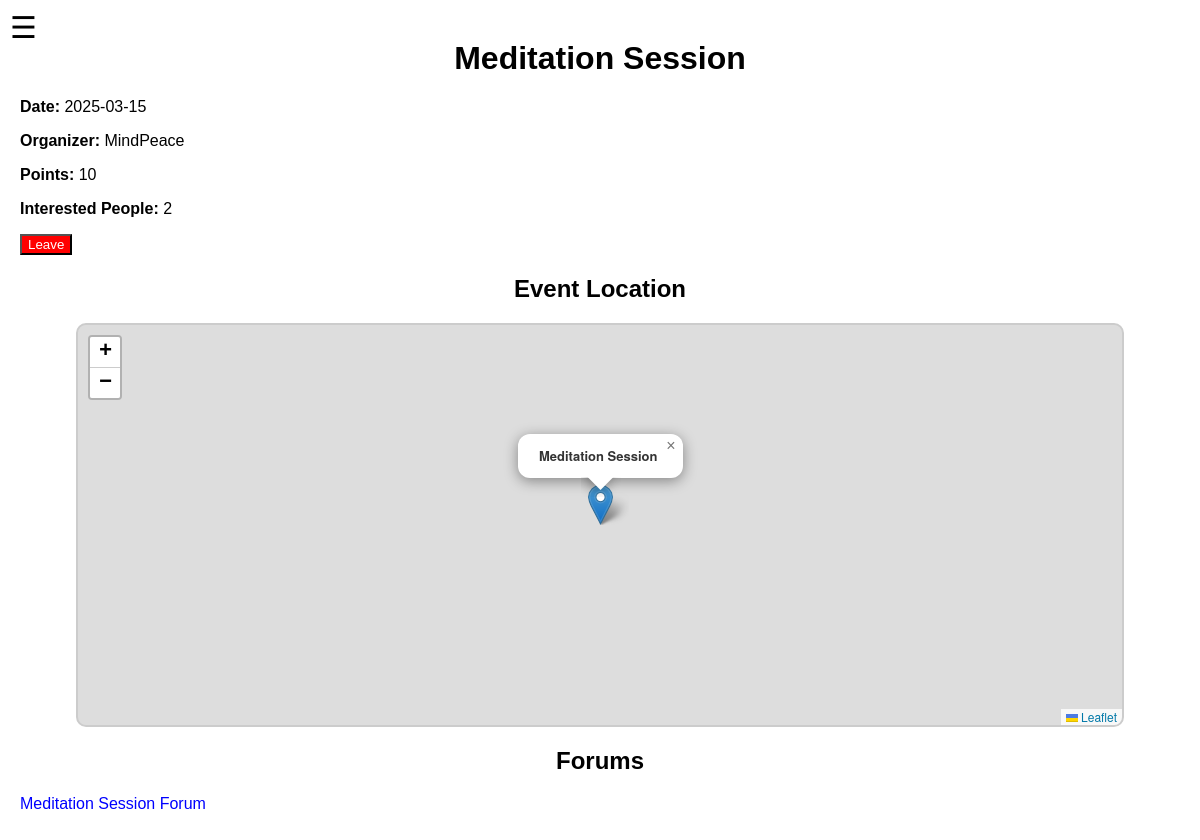
The app's page /home/event/21 (signed in) with its own data.
### tables this page shows
CREATE TABLE Event (
    id_event INTEGER PRIMARY KEY,
    name TEXT NOT NULL CHECK(length(name) > 0),
    description TEXT,
    event_date TEXT, -- 'YYYY-MM-DD'
    location TEXT NOT NULL UNIQUE, -- "latitude, longitude"
    hours_of_work INTEGER DEFAULT 0 CHECK(hours_of_work >= 0),
    status TEXT CHECK(status IN ('active','inactive')),
    openslots INTEGER DEFAULT 0 CHECK(openslots >= 0),
    organizer TEXT,
    points_to_earn INTEGER DEFAULT 0 CHECK(points_to_earn >= 0)
);

CREATE TABLE Forum (
    id_forum INTEGER PRIMARY KEY,
    id_event INTEGER NOT NULL,
    name TEXT NOT NULL CHECK(length(name) > 0),
    FOREIGN KEY (id_event) REFERENCES Event(id_event) ON DELETE CASCADE
);

### routes/home.py (the view, shortened to what this page needs)
@home_bp.route('/event/<int:event_id>', methods=['GET', 'POST'])
def event_page(event_id):
    user_id = session.get('user_id')
    if not user_id:
        flash('Please log in to view event details.', 'error')
        return redirect(url_for('login.login'))
    event = get_event_details(event_id)
    if not event:
        return "Event not found", 404
    enrolled = is_user_enrolled(user_id, event_id)
    forums = get_event_forums(event_id)
    location = get_event_location(event_id)
    return render_template(
        'event.html',
        event=event,
        enrolled=enrolled,
        forums=forums,
        location=location
    )

### models.py (called while the page is built)
def get_event_details(event_id):
    conn = sqlite3.connect(DB_NAME)
    cursor = conn.cursor()
    query = """
        SELECT e.name, e.event_date, e.organizer, e.hours_of_work, COUNT(ue.id_user)
        FROM Event e
        LEFT JOIN User_Events ue ON e.id_event = ue.id_event
        WHERE e.id_event = ?
        GROUP BY e.id_event
    """
    cursor.execute(query, (event_id,))
    row = cursor.fetchone()
    conn.close()
    if not row:
        return None
    return {
        'name': row[0],
        'date': row[1],
        'organizer': row[2],
        'points': row[3] * 10,
        'interested': row[4]
    }

def get_event_location(event_id):
    conn = sqlite3.connect(DB_NAME)
    cursor = conn.cursor()
    query = "SELECT location FROM Event WHERE id_event = ?"
    cursor.execute(query, (event_id,))
    row = cursor.fetchone()
    conn.close()
    if not row:
        return None
    return row[0]

def is_user_enrolled(user_id, event_id):
    conn = sqlite3.connect(DB_NAME)
    cursor = conn.cursor()
    query = """
        SELECT 1 FROM User_Events
        WHERE id_user = ? AND id_event = ?
    """
    cursor.execute(query, (user_id, event_id))
    result = cursor.fetchone()
    conn.close()
    return bool(result)

def get_event_forums(event_id):
    conn = sqlite3.connect(DB_NAME)
    cursor = conn.cursor()
    query = """
        SELECT id_forum, name
        FROM Forum
        WHERE id_event = ?
    """
    cursor.execute(query, (event_id,))
    forums = cursor.fetchall()
    conn.close()
    return [{'id': row[0], 'name': row[1]} for row in forums]

### templates/event.html (shortened to what this page needs)
<!DOCTYPE html>
<html lang="en">
<head>
    <link rel="stylesheet" href="https://unpkg.com/leaflet@1.9.3/dist/leaflet.css" />
    <link rel="stylesheet" href="{{ url_for('static', filename='styles.css') }}">
</head>
<body>
    <div class="hamburger-menu">
        <label for="menu-toggle" class="menu-icon">&#9776;</label>
    </div>
    <h1>{{ event.name }}</h1>
    <p><strong>Date:</strong> {{ event.date }}</p>
    <p><strong>Organizer:</strong> {{ event.organizer }}</p>
    <p><strong>Points:</strong> {{ event.points }}</p>
    <p><strong>Interested People:</strong> {{ event.interested }}</p>
    <form method="POST">
        {% if enrolled %}
        <button type="submit" name="action" value="leave" style="background-color: red; color: white;">Leave</button>
        {% else %}
        <button type="submit" name="action" value="enroll" style="background-color: green; color: white;">Enroll</button>
        {% endif %}
    </form>
    <h2>Event Location</h2>
    <div id="map" style="height: 400px; width: 100%;"></div>
    <h2>Forums</h2>
    {% if forums %}
    <ul>
        {% for forum in forums %}
        <li><a href="/home/forum/{{ forum.id }}">{{ forum.name }}</a></li>
        {% endfor %}
    </ul>
    {% else %}
    <p>No forums available for this event.</p>
    {% endif %}
</body>
</html>

### static/styles.css (style rules this page uses)
body { font-family: Arial, sans-serif; margin: 0; padding: 20px; }
h1, h2 { text-align: center; margin-top: 20px; }
#map { margin: 20px auto; max-width: 90%; border: 2px solid #ccc; border-radius: 10px; }
ul { list-style-type: none; padding: 0; }
ul li a { text-decoration: none; color: blue; }
.hamburger-menu { position: fixed; top: 10px; left: 10px; z-index: 1000; }
.menu-icon { font-size: 30px; cursor: pointer; user-select: none; }

### records on screen
Event: name "Meditation Session", date "2025-03-15", organizer "MindPeace"
Forum: name "Meditation Session Forum"

### other values on screen
{{ event.points }} "10"
{{ event.interested }} "2"
